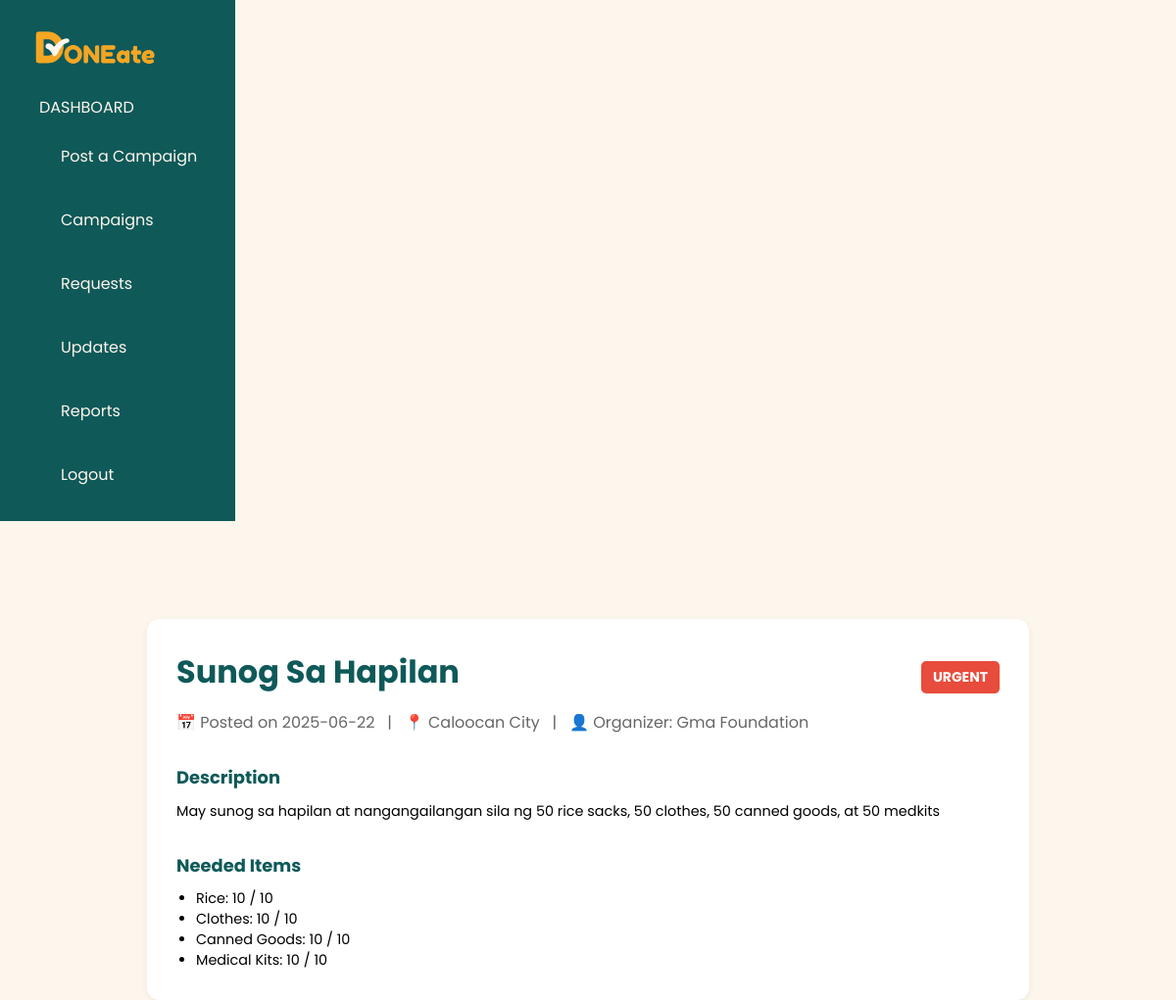
/campaign?campaign_id=1, run on the app's committed database.
### models.py (models this page shows, shortened)
class Campaigns(db.Model):
    __tablename__ = 'Campaigns'
    CampaignID = Column(Integer, primary_key=True, autoincrement=True)
    OrganizerID = Column(Integer, ForeignKey('Organizers.OrganizerID'))
    Name = Column(String(100))
    Description = Column(Text)
    Status = Column(String(20))
    isUrgent = Column(Integer)
    DatePosted = Column(Date, default=date.today)
    Location = Column(String(31))
    organizer = db.relationship("Organizers", backref="campaigns")

class Organizers(db.Model):
    __tablename__ = 'Organizers'
    OrganizerID = Column(Integer, primary_key=True, autoincrement=True)
    Name = Column(String(100))
    Email = Column(String(50))

class ItemList(db.Model):
    __tablename__ = 'ItemList'
    ItemID = Column(Integer, primary_key=True, autoincrement=True)
    ItemName = Column(String(100))

### app.py (the view)
@app.route('/campaign')
def campaign():
    campaign_id = request.args.get('campaign_id')
    campaign = Campaigns.query.filter_by(CampaignID=campaign_id).first()
    name = campaign.Name.title()
    urgency = campaign.isUrgent
    date_posted = campaign.DatePosted
    location = campaign.Location
    description = campaign.Description
    organizer_name = campaign.organizer.Name.title()
    status = campaign.Status  # <-- Add this
    result = CampaignDetails.query.filter_by(CampaignID=campaign_id).all()
    item_list = list({item.ItemID for item in result})
    item_statuses = {}
    for detail in result:
        item_id = detail.ItemID
        item_name = detail.item.ItemName
        needed = detail.QuantityNeeded
        allocated = db.session.query(
            func.sum(Inventory.QuantityAvailable)
        ).filter_by(CampaignID=campaign_id, ItemID=item_id).scalar() or 0
        item_statuses[item_id] = {
            'name': item_name,
            'allocated': allocated,
            'needed': needed
        }
    return render_template(
        'donor_campaign_post.html',
        role=session.get('role'),
        name=name,
        urgency=urgency,
        organizer_name=organizer_name,
        description=description,
        date_posted=date_posted,
        location=location,
        item_list=item_list,
        item_statuses=item_statuses,
        status=status  # <-- pass to template
    )

### templates/donor_campaign_post.html (shortened to what this page needs)
{% extends "layout.html" %}
{% block body %}
<body>
    {% if role == 'donor' or role == 'representative' %}
        {% include "navigation.html" %}
    {% else %}
        {% include "org_nav.html" %}
    {% endif %}
    <br><br><br><br>
    <div class="campaign-post-container">
        <div class="campaign-post-header">
            <h1 class="campaign-post-title">{{name}}</h1>
            {% if urgency == 1 %}
                <span class="urgent-tag">URGENT</span>
            {% endif %}
        </div>
        <p class="campaign-post-meta">📅 Posted on {{date_posted}} &nbsp; | &nbsp; 📍 {{location}} &nbsp;
            | &nbsp;
            👤 Organizer: {{organizer_name}}</p>
        <div class="campaign-post-description">
            <h3>Description</h3>
            <p>
                {{description}}
            </p>
        </div>
        <div class="item-list">
        {% if role == 'donor' %}
            <h3>Needed Items</h3>
            <ul>
                {% if 1 in item_list %}
                <li>Rice</li>
                {% endif %}
                {% if 2 in item_list %}
                <li>Clothes</li>
                {% endif %}
                {% if 3 in item_list %}
                <li>Canned Goods</li>
                {% endif %}
                {% if 4 in item_list %}
                <li>Medical Kits</li>
                {% endif %}
            </ul>
        {% else %}
                <h3>Needed Items</h3>
                <ul>
                    {% if status == 'Active' or status == 'Completed'%}
                        {% for item in item_statuses.values() %}
                            <li>{{ item.name }}: {{ item.allocated }} / {{ item.needed }}</li>
                        {% endfor %}
                    {% endif %}
                </ul>
        {% endif %}
        </div>
    </div>
</body>
{% endblock %}

### static/styles.css (style rules this page uses)
* { margin: 0; padding: 0; box-sizing: border-box; font-family: "Poppins", sans-serif; text-decoration: none; }
:root { --primary-color: #fdf6ec; --secondary-color: #0f5959; --accent-color: #f5a623; --white: #fff; --text-color: #333; --text-field-color: #f1f1f1; --font-size-s: 0.9rem; --font-size-n: 1rem; --font-size-m: 1.12rem; --font-size-l: 1.5rem; --font-size-xl: 2rem; --font-size-xxl: 2.3rem; --font-weight-normal: 400; --font-weight-medium: 500; --font-weight-semibold: 600; --font-weight-bold: 700; --border-radius-1: 0.4rem; --border-radius-2: 0.8rem; --border-radius-3: 1.2rem; --box-shadow: 0 2px 8px rgba(0, 0, 0, 0.06); --border: 1px solid rgba(0, 0, 0, 0.1); }
body { background-color: var(--primary-color); min-height: 100vh; }
.campaign-post-container { width: 75%; margin: 0 auto; background-color: var(--white); border-radius: var(--border-radius-2); padding: 30px; box-shadow: var(--box-shadow); }
.campaign-post-header { display: flex; justify-content: space-between; align-items: center; flex-wrap: wrap; color: var(--secondary-color); font-size: var(--font-size-xl); }
.campaign-post-title { font-size: var(--font-size-xl); font-weight: bold; color: var(--primary); margin: 0; }
.urgent-tag { background-color: #e74c3c; color: #fff; padding: 6px 12px; font-size: 14px; font-weight: bold; border-radius: 5px; margin-top: 10px; }
.campaign-post-meta { font-size: var(--font-size-n); color: #666; margin: 15px 0; }
.campaign-post-description h3 { font-size: var(--font-size-m); color: var(--secondary-color); margin-bottom: 10px; margin-top: 30px; }
.campaign-post-description p { font-size: var(--font-size-s); line-height: 1.6; margin-bottom: 10px; }
.item-list { margin-top: 30px; }
.item-list h3 { color: var(--secondary-color); font-size: var(--font-size-m); margin-bottom: 10px; }
.item-list ul { list-style: disc; display: flex; flex-direction: column; padding-left: 20px; font-size: var(--font-size-s); }

### data on the page
Campaigns: Name "Sunog Sa Hapilan", DatePosted "2025-06-22", Location "Caloocan City", Description "May sunog sa hapilan at nangangailangan sila ng 50 rice sacks, 50 clothes, 50 canned goods, at 50 medkits"
Organizers: Name "Gma Foundation"
ItemList: name "Rice", allocated "10", needed "10"
ItemList: name "Clothes", allocated "10", needed "10"
ItemList: name "Canned Goods", allocated "10", needed "10"
ItemList: name "Medical Kits", allocated "10", needed "10"
